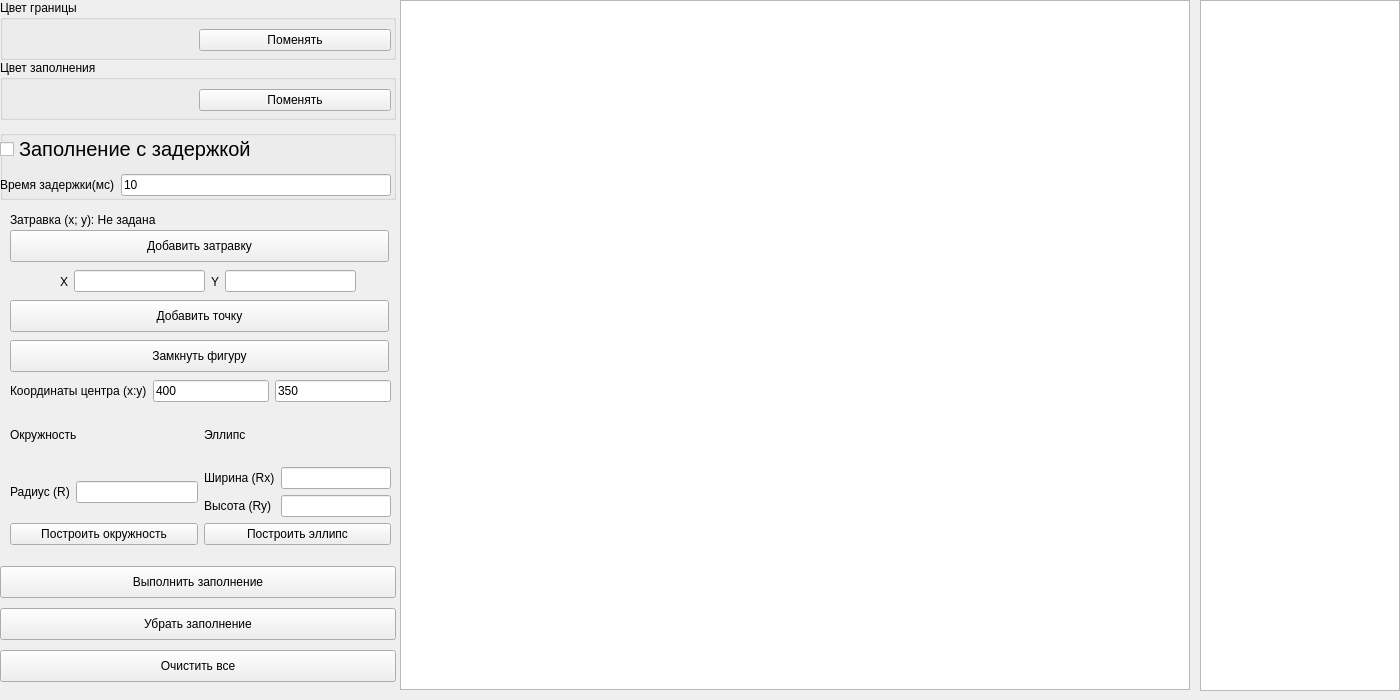
<?xml version="1.0" encoding="UTF-8"?>
<ui version="4.0">
 <class>MainWindow</class>
 <widget class="QMainWindow" name="MainWindow">
  <property name="geometry">
   <rect>
    <x>0</x>
    <y>0</y>
    <width>1400</width>
    <height>700</height>
   </rect>
  </property>
  <property name="windowTitle">
   <string>MainWindow</string>
  </property>
  <widget class="QWidget" name="centralwidget">
   <widget class="QPlainTextEdit" name="figures_list">
    <property name="geometry">
     <rect>
      <x>1200</x>
      <y>0</y>
      <width>200</width>
      <height>691</height>
     </rect>
    </property>
    <property name="undoRedoEnabled">
     <bool>false</bool>
    </property>
    <property name="readOnly">
     <bool>true</bool>
    </property>
   </widget>
   <widget class="QGraphicsView" name="graphicsView">
    <property name="geometry">
     <rect>
      <x>400</x>
      <y>0</y>
      <width>790</width>
      <height>690</height>
     </rect>
    </property>
    <property name="minimumSize">
     <size>
      <width>740</width>
      <height>690</height>
     </size>
    </property>
   </widget>
   <widget class="QGroupBox" name="groupBox">
    <property name="geometry">
     <rect>
      <x>0</x>
      <y>0</y>
      <width>396</width>
      <height>60</height>
     </rect>
    </property>
    <property name="maximumSize">
     <size>
      <width>16777215</width>
      <height>60</height>
     </size>
    </property>
    <property name="title">
     <string>Цвет границы</string>
    </property>
    <widget class="QWidget" name="horizontalLayoutWidget_2">
     <property name="geometry">
      <rect>
       <x>0</x>
       <y>20</y>
       <width>391</width>
       <height>41</height>
      </rect>
     </property>
     <layout class="QHBoxLayout" name="horizontalLayout_2">
      <item>
       <widget class="QWidget" name="border_color_preview" native="true"/>
      </item>
      <item>
       <widget class="QPushButton" name="btn_border_color_change">
        <property name="text">
         <string>Поменять</string>
        </property>
       </widget>
      </item>
     </layout>
    </widget>
   </widget>
   <widget class="QGroupBox" name="groupBox_2">
    <property name="geometry">
     <rect>
      <x>0</x>
      <y>60</y>
      <width>396</width>
      <height>60</height>
     </rect>
    </property>
    <property name="maximumSize">
     <size>
      <width>16777215</width>
      <height>60</height>
     </size>
    </property>
    <property name="title">
     <string>Цвет заполнения</string>
    </property>
    <widget class="QWidget" name="horizontalLayoutWidget_3">
     <property name="geometry">
      <rect>
       <x>0</x>
       <y>20</y>
       <width>391</width>
       <height>41</height>
      </rect>
     </property>
     <layout class="QHBoxLayout" name="horizontalLayout_3">
      <item>
       <widget class="QWidget" name="fill_color_preview" native="true"/>
      </item>
      <item>
       <widget class="QPushButton" name="btn_fill_color_change">
        <property name="text">
         <string>Поменять</string>
        </property>
       </widget>
      </item>
     </layout>
    </widget>
   </widget>
   <widget class="QGroupBox" name="groupBox_3">
    <property name="geometry">
     <rect>
      <x>0</x>
      <y>130</y>
      <width>396</width>
      <height>70</height>
     </rect>
    </property>
    <property name="maximumSize">
     <size>
      <width>16777215</width>
      <height>70</height>
     </size>
    </property>
    <property name="title">
     <string/>
    </property>
    <widget class="QWidget" name="verticalLayoutWidget">
     <property name="geometry">
      <rect>
       <x>0</x>
       <y>0</y>
       <width>391</width>
       <height>71</height>
      </rect>
     </property>
     <layout class="QVBoxLayout" name="verticalLayout">
      <item>
       <widget class="QCheckBox" name="is_delay">
        <property name="font">
         <font>
          <pointsize>15</pointsize>
         </font>
        </property>
        <property name="text">
         <string>Заполнение с задержкой</string>
        </property>
        <property name="tristate">
         <bool>false</bool>
        </property>
       </widget>
      </item>
      <item>
       <layout class="QHBoxLayout" name="horizontalLayout_4">
        <item>
         <widget class="QLabel" name="label_3">
          <property name="text">
           <string>Время задержки(мс)</string>
          </property>
         </widget>
        </item>
        <item>
         <widget class="QLineEdit" name="delay_time">
          <property name="text">
           <string>10</string>
          </property>
         </widget>
        </item>
       </layout>
      </item>
     </layout>
    </widget>
   </widget>
   <widget class="QWidget" name="layoutWidget">
    <property name="geometry">
     <rect>
      <x>60</x>
      <y>270</y>
      <width>296</width>
      <height>23</height>
     </rect>
    </property>
    <layout class="QHBoxLayout" name="horizontalLayout_11">
     <item>
      <widget class="QLabel" name="label_4">
       <property name="text">
        <string>X</string>
       </property>
      </widget>
     </item>
     <item>
      <widget class="QLineEdit" name="input_x"/>
     </item>
     <item>
      <widget class="QLabel" name="label_5">
       <property name="text">
        <string>Y</string>
       </property>
      </widget>
     </item>
     <item>
      <widget class="QLineEdit" name="input_y"/>
     </item>
    </layout>
   </widget>
   <widget class="QPushButton" name="btn_add_dot">
    <property name="geometry">
     <rect>
      <x>10</x>
      <y>300</y>
      <width>379</width>
      <height>32</height>
     </rect>
    </property>
    <property name="text">
     <string>Добавить точку</string>
    </property>
   </widget>
   <widget class="QPushButton" name="btn_close_figure">
    <property name="geometry">
     <rect>
      <x>10</x>
      <y>340</y>
      <width>379</width>
      <height>32</height>
     </rect>
    </property>
    <property name="text">
     <string>Замкнуть фигуру</string>
    </property>
   </widget>
   <widget class="QPushButton" name="btn_add_fill_dot">
    <property name="geometry">
     <rect>
      <x>10</x>
      <y>230</y>
      <width>379</width>
      <height>32</height>
     </rect>
    </property>
    <property name="text">
     <string>Добавить затравку</string>
    </property>
   </widget>
   <widget class="QLabel" name="seed_text">
    <property name="geometry">
     <rect>
      <x>10</x>
      <y>210</y>
      <width>371</width>
      <height>20</height>
     </rect>
    </property>
    <property name="text">
     <string>Затравка (x; y): Не задана</string>
    </property>
   </widget>
   <widget class="QWidget" name="verticalLayoutWidget_2">
    <property name="geometry">
     <rect>
      <x>10</x>
      <y>380</y>
      <width>381</width>
      <height>165</height>
     </rect>
    </property>
    <layout class="QVBoxLayout" name="verticalLayout_2" stretch="1,0,2,1">
     <item>
      <layout class="QHBoxLayout" name="horizontalLayout_5">
       <item>
        <widget class="QLabel" name="label_2">
         <property name="maximumSize">
          <size>
           <width>160</width>
           <height>16777215</height>
          </size>
         </property>
         <property name="text">
          <string>Координаты центра (x:y)</string>
         </property>
        </widget>
       </item>
       <item>
        <widget class="QLineEdit" name="center_x">
         <property name="text">
          <string>400</string>
         </property>
        </widget>
       </item>
       <item>
        <widget class="QLineEdit" name="center_y">
         <property name="text">
          <string>350</string>
         </property>
        </widget>
       </item>
      </layout>
     </item>
     <item>
      <layout class="QHBoxLayout" name="horizontalLayout_12">
       <item>
        <widget class="QLabel" name="label_6">
         <property name="text">
          <string>Окружность</string>
         </property>
        </widget>
       </item>
       <item>
        <widget class="QLabel" name="label_7">
         <property name="text">
          <string>Эллипс</string>
         </property>
        </widget>
       </item>
      </layout>
     </item>
     <item>
      <layout class="QHBoxLayout" name="horizontalLayout_6">
       <item>
        <layout class="QVBoxLayout" name="verticalLayout_5">
         <item>
          <layout class="QHBoxLayout" name="horizontalLayout_7">
           <item>
            <widget class="QLabel" name="label_8">
             <property name="text">
              <string>Радиус (R)</string>
             </property>
            </widget>
           </item>
           <item>
            <widget class="QLineEdit" name="radius"/>
           </item>
          </layout>
         </item>
        </layout>
       </item>
       <item>
        <layout class="QVBoxLayout" name="verticalLayout_4">
         <item>
          <layout class="QHBoxLayout" name="horizontalLayout_9">
           <item>
            <widget class="QLabel" name="label_9">
             <property name="text">
              <string>Ширина (Rx)</string>
             </property>
            </widget>
           </item>
           <item>
            <widget class="QLineEdit" name="radius_x"/>
           </item>
          </layout>
         </item>
         <item>
          <layout class="QHBoxLayout" name="horizontalLayout_10">
           <item>
            <widget class="QLabel" name="label_10">
             <property name="text">
              <string>Высота (Ry) </string>
             </property>
            </widget>
           </item>
           <item>
            <widget class="QLineEdit" name="radius_y"/>
           </item>
          </layout>
         </item>
        </layout>
       </item>
      </layout>
     </item>
     <item>
      <layout class="QHBoxLayout" name="horizontalLayout_8">
       <item>
        <widget class="QPushButton" name="btn_circle_draw">
         <property name="text">
          <string>Построить окружность</string>
         </property>
        </widget>
       </item>
       <item>
        <widget class="QPushButton" name="btn_ellipse_draw">
         <property name="text">
          <string>Построить эллипс</string>
         </property>
        </widget>
       </item>
      </layout>
     </item>
    </layout>
   </widget>
   <widget class="QPushButton" name="btn_remove_fill">
    <property name="geometry">
     <rect>
      <x>0</x>
      <y>608</y>
      <width>396</width>
      <height>32</height>
     </rect>
    </property>
    <property name="text">
     <string>Убрать заполнение</string>
    </property>
   </widget>
   <widget class="QPushButton" name="btn_fill">
    <property name="geometry">
     <rect>
      <x>0</x>
      <y>566</y>
      <width>396</width>
      <height>32</height>
     </rect>
    </property>
    <property name="text">
     <string>Выполнить заполнение</string>
    </property>
   </widget>
   <widget class="QPushButton" name="btn_clear">
    <property name="geometry">
     <rect>
      <x>0</x>
      <y>650</y>
      <width>396</width>
      <height>32</height>
     </rect>
    </property>
    <property name="text">
     <string>Очистить все</string>
    </property>
   </widget>
  </widget>
 </widget>
 <resources/>
 <connections/>
</ui>
